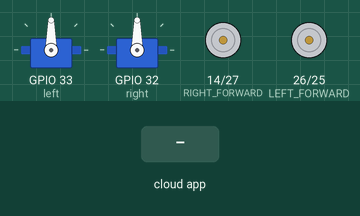
The sketch below on a simulated ESP32. Parts: 2 × servo, motor-driver pin pairs drawn as motors (green arrow = first pin HIGH = forward, orange = second pin HIGH = backward, longer = more drive). The inputs (shaded band) are chosen by the test bench. The RemoteXY app is connected.

Above: at 1.2 s.
1.3 s: the phone or cloud app sets hop to 1
At 1.45 s:
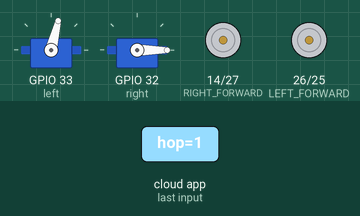
4.3 s: the phone or cloud app sets x to -100
At 5.95 s:
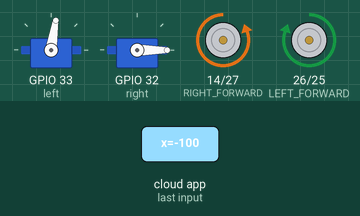
7.3 s: the phone or cloud app sets y to -100
At 8.65 s:
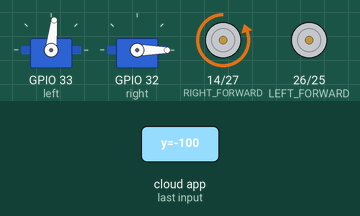
10.3 s: the phone or cloud app sets x to 0
At 11.35 s:
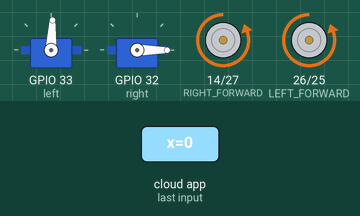
13.3 s: the phone or cloud app sets y to 0
At 15.26 s:
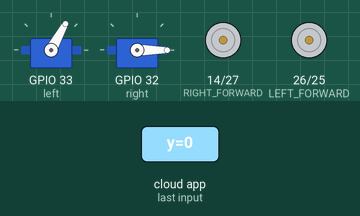
16.3 s: the phone or cloud app sets x to 100
At 17.96 s:
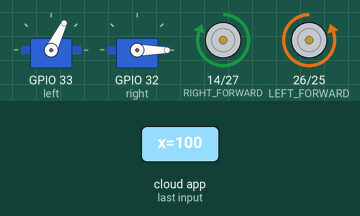
Timing chart, 0 to 20.3 s (numbered marks = the images above; inputs shaded):
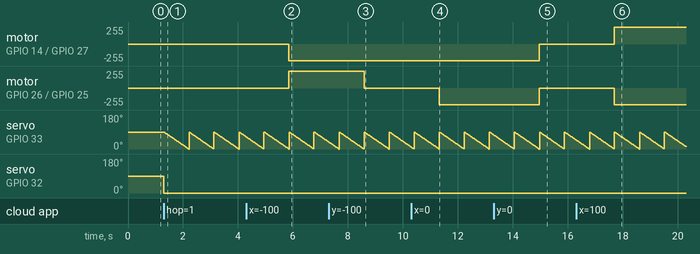

Measured:
- after the input at 1.3 s, servo on GPIO 33 (left): ramps from 90° to 0° and jumps back, once every 0.91 s; servo on GPIO 32 (right): 90° → 0° at once
- after the input at 4.3 s, motor on GPIO 14 (RIGHT_FORWARD) / GPIO 27 (RIGHT_BACKWARD): stopped → backward 254/255 after 1.6 s; motor on GPIO 26 (LEFT_FORWARD) / GPIO 25 (LEFT_BACKWARD): stopped → forward 254/255 after 1.6 s
- after the input at 7.3 s, motor on GPIO 26 (LEFT_FORWARD) / GPIO 25 (LEFT_BACKWARD): forward 254/255 → stopped after 1.3 s
- after the input at 10.3 s, motor on GPIO 26 (LEFT_FORWARD) / GPIO 25 (LEFT_BACKWARD): stopped → backward 254/255 after 1.0 s
- after the input at 13.3 s, motor on GPIO 14 (RIGHT_FORWARD) / GPIO 27 (RIGHT_BACKWARD), motor on GPIO 26 (LEFT_FORWARD) / GPIO 25 (LEFT_BACKWARD): backward 254/255 → stopped after 1.7 s
- after the input at 16.3 s, motor on GPIO 14 (RIGHT_FORWARD) / GPIO 27 (RIGHT_BACKWARD): stopped → forward 254/255 after 1.4 s; motor on GPIO 26 (LEFT_FORWARD) / GPIO 25 (LEFT_BACKWARD): stopped → backward 254/255 after 1.4 s

The sketch:

Reconfigurable_2.2.ino
```cpp
// (licence header left out)
//////////////////////////////////////////////
//        RemoteXY include library          //
//////////////////////////////////////////////

// you can enable debug logging to Serial at 115200
//#define REMOTEXY__DEBUGLOG

// RemoteXY select connection mode and include library
#define REMOTEXY_MODE__WIFI_POINT

#include <WiFi.h>

// RemoteXY connection settings
#define REMOTEXY_WIFI_SSID "Reconfigurable_2"
#define REMOTEXY_WIFI_PASSWORD "12345678"
#define REMOTEXY_SERVER_PORT 6377


#include <RemoteXY.h>
#include <ESP32Servo.h>

Servo left;
Servo right;

// RemoteXY GUI configuration
#pragma pack(push, 1)
uint8_t RemoteXY_CONF[] =   // 128 bytes
  { 255,5,0,0,0,121,0,19,0,0,0,82,101,99,111,110,102,105,103,117,
  114,97,98,108,101,95,50,0,24,1,106,200,1,1,8,0,4,2,9,19,
  171,32,162,166,4,85,9,19,171,32,162,166,129,82,182,21,9,192,31,82,
  105,103,104,116,0,129,2,181,16,9,192,31,76,101,102,116,0,5,23,95,
  60,60,32,162,166,31,10,40,37,24,24,48,162,26,166,79,78,0,31,79,
  70,70,0,129,42,62,23,12,192,31,72,111,112,0,129,37,159,33,12,192,
  31,76,105,110,101,97,114,0 };

#define LEFT_FORWARD 26
#define LEFT_BACKWARD 25
#define RIGHT_FORWARD 14
#define RIGHT_BACKWARD 27

// this structure defines all the variables and events of your control interface
struct {

  // input variables
  int8_t l;       // from -100 to 100
  int8_t r;       // from -100 to 100
  int8_t x;       // from -100 to 100
  int8_t y;       // from -100 to 100
  uint8_t hop;  // =1 if state is ON, else =0

  // other variable
  uint8_t connect_flag;  // =1 if wire connected, else =0

} RemoteXY;
#pragma pack(pop)

/////////////////////////////////////////////
//           END RemoteXY include          //
/////////////////////////////////////////////


void setup() {
  RemoteXY_Init();
  left.attach(33);
  right.attach(32);
  pinMode(LEFT_FORWARD, OUTPUT);
  pinMode(LEFT_BACKWARD, OUTPUT);
  pinMode(RIGHT_FORWARD, OUTPUT);
  pinMode(RIGHT_BACKWARD, OUTPUT);
  Serial.begin(115200);


  // TODO you setup code
}

void loop() {
  RemoteXY_Handler();
  if (RemoteXY.hop == 0) {
    left.write((RemoteXY.l + 100) * 1.8 / 2);
    right.write((RemoteXY.r + 100) * 1.8 / 2);
  }
  else {
    right.write(0);
    left.write(0);
    left.write(90);
    for(int i=90;i>=0;i--){
      left.write(i);
      delay(10);
    }
  }


  // Joystick inputd
  int x = RemoteXY.x;
  int y = RemoteXY.y;

  // Differential drive mixing
  int leftMotor = y - x;
  int rightMotor = y + x;
  leftMotor = constrain(leftMotor, -100, 100);
  rightMotor = constrain(rightMotor, -100, 100);

  // Convert -100~100 to 0~255 PWM
  if (leftMotor >= 0) {
    analogWrite(LEFT_BACKWARD, 0);
    analogWrite(LEFT_FORWARD, int(2.55 * leftMotor));
  } else {
    analogWrite(LEFT_FORWARD, 0);
    analogWrite(LEFT_BACKWARD, int(2.55 * -leftMotor));
  }

  if (rightMotor >= 0) {
    analogWrite(RIGHT_BACKWARD, 0);
    analogWrite(RIGHT_FORWARD, int(2.55 * rightMotor));
  } else {
    analogWrite(RIGHT_FORWARD, 0);
    analogWrite(RIGHT_BACKWARD, int(2.55 * -rightMotor));
  }


  // TODO you loop code
  // use the RemoteXY structure for data transfer
  // do not call delay(), use instead RemoteXY_delay()
}
```
